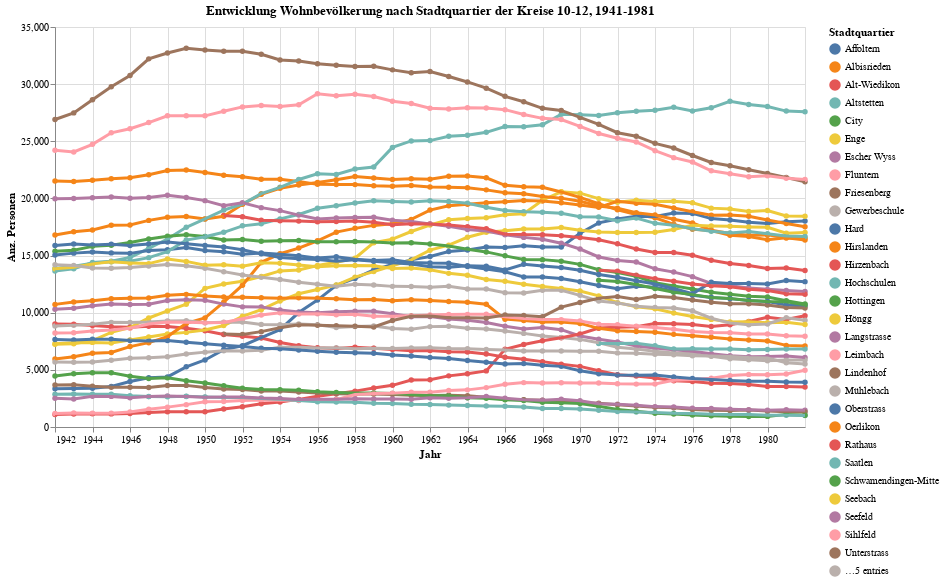

Notebook source saved alongside this figure:
### Code cell
grafik3 = mypy_dv.plot_altair_multiline_highlight(
    data = myAgg3.loc['1941':'1981'].reset_index().query('sum_WBev>30')
    ,x = 'StichtagDatJahr:T'
    ,x_beschriftung = 'Jahr'
    ,y = 'sum_WBev:Q'
    ,y_beschriftung = 'Anz. Personen'
    ,category = "RAUM_LANG"
    ,category_beschriftung= 'Stadtquartier'
    ,warning_status = "ignore" #always or ignore
    ,myTitle="Entwicklung Wohnbevölkerung nach Stadtquartier der Kreise 10-12, 1941-1981"
)
grafik3

### Figure 1 — Vega-Lite specification as saved in the notebook (floating-point values rounded to 4 significant figures; data arrays with more than 128 entries replaced by an {"elided": "..."} marker saying what was removed)
{"config": {"view": {"continuousWidth": 300, "continuousHeight": 300}}, "layer": [{"mark": {"type": "circle"}, "encoding": {"color": {"field": "RAUM_LANG", "legend": {"orient": "right", "title": "Stadtquartier"}, "type": "nominal"}, "opacity": {"value": 1.3}, "tooltip": [{"field": "StichtagDatJahr", "type": "temporal"}, {"field": "RAUM_LANG", "type": "nominal"}, {"field": "sum_WBev", "type": "quantitative"}], "x": {"axis": {"title": "Jahr"}, "field": "StichtagDatJahr", "type": "temporal"}, "y": {"axis": {"title": "Anz. Personen"}, "field": "sum_WBev", "type": "quantitative"}}, "name": "view_3", "title": "Entwicklung Wohnbevölkerung nach Stadtquartier der Kreise 10-12, 1941-1981"}, {"mark": {"type": "line"}, "encoding": {"color": {"field": "RAUM_LANG", "legend": {"orient": "right", "title": "Stadtquartier"}, "type": "nominal"}, "size": {"condition": {"test": {"not": {"param": "param_3"}}, "value": 1.2}, "value": 3}, "tooltip": [{"field": "StichtagDatJahr", "type": "temporal"}, {"field": "RAUM_LANG", "type": "nominal"}, {"field": "sum_WBev", "type": "quantitative"}], "x": {"axis": {"title": "Jahr"}, "field": "StichtagDatJahr", "type": "temporal"}, "y": {"axis": {"title": "Anz. Personen"}, "field": "sum_WBev", "type": "quantitative"}}, "title": "Entwicklung Wohnbevölkerung nach Stadtquartier der Kreise 10-12, 1941-1981"}], "data": {"name": "data-cdef266333482f56132b4c6ea17dfa59"}, "height": 400, "params": [{"name": "param_3", "select": {"type": "point", "fields": ["RAUM_LANG"], "nearest": true, "on": "pointerover"}, "views": ["view_3"]}], "width": 750, "$schema": "https://vega.github.io/schema/vega-lite/v5.8.0.json", "datasets": {"data-cdef266333482f56132b4c6ea17dfa59": {"elided": "1289 records"}}}
